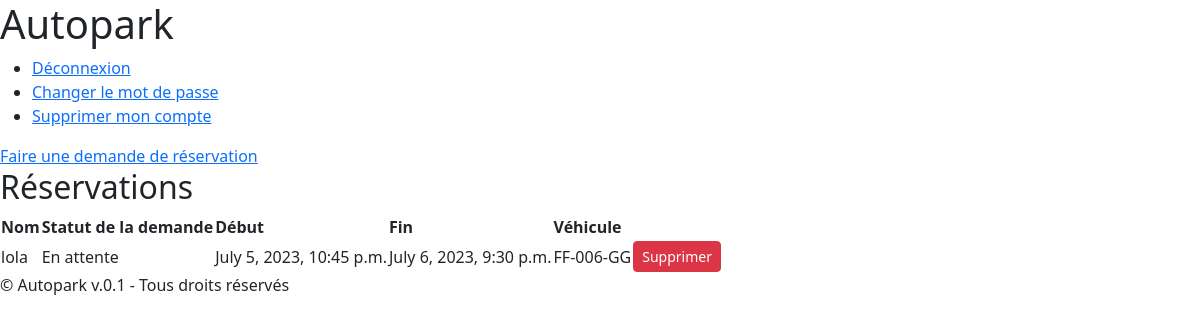
Page /booking/all (signed in) on the committed database.
### autopark/models.py (models this page shows, shortened)
class Booking(models.Model):
    user = models.ForeignKey(User, on_delete=models.CASCADE)
    vehicle = models.ForeignKey(Vehicle, on_delete=models.CASCADE)
    booking_from = models.DateTimeField()
    booking_to = models.DateTimeField()
    comments = models.TextField(blank=True, null=True)
    approved = models.BooleanField(null=True)

class Vehicle(models.Model):
    class VehicleType(models.TextChoices):
        ELECTRIQUE = 'ELECTRIQUE'
        ESSENCE = 'ESSENCE'
        DIESEL = 'DIESEL'
    description = models.TextField(default="")
    number = models.CharField(
        max_length=9,
        validators=[
            RegexValidator(
                regex=r'^([A-Z]{2}-[0-9]{3}-[A-Z]{2})|([0-9]{1,4}[A-Z]{1,3}[0-9]{2})$',
                message='Invalid format'
            )
        ]
    )
    vehicle_type = models.CharField(
        max_length=15,
        choices=VehicleType.choices,
        default=VehicleType.ESSENCE
    )
    created_at = models.DateTimeField(auto_now_add=True)
    location = models.ForeignKey(Location, on_delete=models.SET_NULL, null=True, blank=True)
    last_maintenance_at = models.DateTimeField(null=True, blank=True)
    next_check_at = models.DateTimeField(null=True, blank=True)

### autopark/views.py (the view)
# urls.py: path('booking/all', BookingListView.as_view(), name='booking_all'),
class BookingListView(LoginRequiredMixin, ListView):
    model = Booking
    template_name = 'booking_list.html'
    context_object_name = 'bookings'
    ordering = ['booking_from']

### autopark/templates/booking_list.html (shortened to what this page needs)
{% extends 'base.html' %}
{% block content %}
<a href="{% url 'booking_new' %}">Faire une demande de réservation</a>
  <h2>Réservations</h2>
  <table>
    <thead>
      <tr>
        <th>Nom</th>
        <th>Statut de la demande</th>
        <th>Début</th>
        <th>Fin</th>
        <th>Véhicule</th>
        <th> </th>
      </tr>
    </thead>
    <tbody>
      {% for booking in bookings %}
        <tr>
          <td>{{ booking.user }}</td>
          <td>
            {% if booking.approved == True %}
              Validée
            {% elif booking.approved == False %}
              Refusée
            {% else %}
              En attente
            {% endif %}
          </td>
          <td>{{ booking.booking_from }}</td>
          <td>{{ booking.booking_to }}</td>
          <td>{{ booking.vehicle.number }}</td>
          <td>
            <form method="post" action="{% url 'booking_delete' booking.id %}">
              <button type="submit" class="btn btn-danger btn-sm">Supprimer</button>
            </form>
          </td>
        </tr>
        {% empty %}
        <tr>
          <td colspan="6">Aucune réservation</td>
        </tr>
      {% endfor %}
    </tbody>
  </table>
{% endblock %}

### rows in the picture
Booking: user "lola", shows "En attente", booking_from "July 5, 2023, 10:45 p.m.", booking_to "July 6, 2023, 9:30 p.m.", vehicle.number "FF-006-GG"
